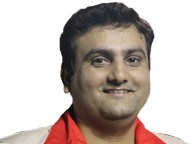
#> input picture LeafImageProcessDemo/Pics/my.jpg, 194 x 144 px
$ python eyedetect1.py
#> lines starting #> are read from the running program, lines starting #| are printed output that depends on the picture; after the words box and inside, x2 and y2 are one past the last pixel; in counts of white or black regions, pixels touching at a corner belong together
# https://leightley.com/face-and-eye-detection-with-python-static-image/
import numpy as np
import cv2

face_cascade = cv2.CascadeClassifier('haarcascades/haarcascade_frontalface_default.xml')
eye_cascade = cv2.CascadeClassifier('haarcascades/haarcascade_eye.xml')
img = cv2.imread('Pics/my.jpg')
#> img is the input picture: shape (144, 194, 3); mean B, G, R 178.7, 184.3, 196.2
gray = cv2.cvtColor(img, cv2.COLOR_BGR2GRAY)
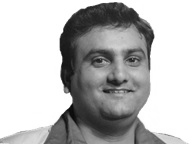
#> gray: shape (144, 194); min 5, max 255, mean 187.2

faces = face_cascade.detectMultiScale(gray, 1.3, 5)
#> faces = [[71, 23, 93, 93]]

for (x, y, w, h) in faces:
    cv2.rectangle(img, (x, y), (x + w, y + h), (255, 0, 0), 2)
    roi_gray = gray[y:y + h, x:x + w]
    roi_color = img[y:y + h, x:x + w]
    eyes = eye_cascade.detectMultiScale(roi_gray)
    for (ex, ey, ew, eh) in eyes:
        cv2.rectangle(roi_color, (ex, ey), (ex + ew, ey + eh), (0, 255, 0), 2)
#> this loop made 1 pass
#> (x, y, w, h, eyes) on pass 1: (71, 23, 93, 93, [[16, 25, 24, 24], [49, 24, 24, 24]])
#> pass 1, `roi_gray = gray[y:y + h, x:x + w]`:
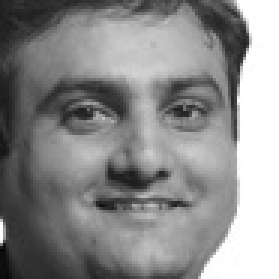
#> roi_gray: shape (93, 93) (shown 3 times larger); min 5, max 255, mean 139
#> pass 1, `roi_color = img[y:y + h, x:x + w]`:
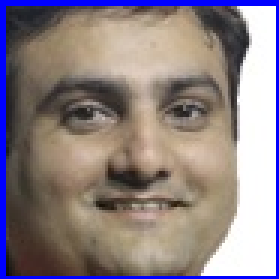
#> roi_color: shape (93, 93, 3) (shown 3 times larger); mean B, G, R 133.1, 129.8, 141.9
#> after the loop:
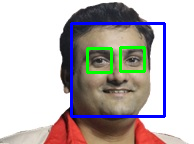
#> img: shape (144, 194, 3); 6.01% of pixels changed, all inside (x1, y1, x2, y2) = (70, 22, 166, 118)
#> after the loop:
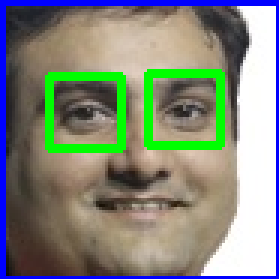
#> roi_color: shape (93, 93, 3) (shown 3 times larger); 6.57% of pixels changed, all inside (x1, y1, x2, y2) = (15, 23, 75, 51)
cv2.imshow('img', img)
cv2.waitKey(0)
cv2.destroyAllWindows()

$ run again, with LeafImageProcessDemo/Pics/sons.jpg copied over LeafImageProcessDemo/Pics/my.jpg
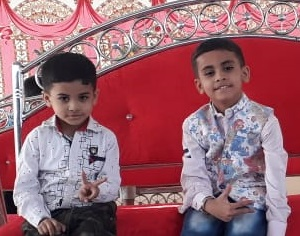
#> input picture LeafImageProcessDemo/Pics/sons.jpg, 300 x 236 px
#> img is the input picture: shape (236, 300, 3); mean B, G, R 112.5, 101.6, 154
#> `gray = cv2.cvtColor(img, cv2.COLOR_BGR2GRAY)`:
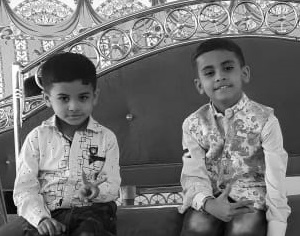
#> gray: shape (236, 300); min 1, max 255, mean 118.5
#> faces = [[48, 80, 50, 50], [192, 48, 56, 56]]
#> the loop `for (x, y, w, h) in faces:` made 2 passes
#> after the loop `for (x, y, w, h) in faces:`:
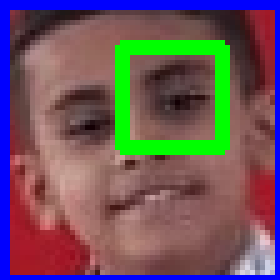
#> roi_color: shape (56, 56, 3) (shown 5 times larger); mean B, G, R 92.9, 86, 107.7

$ run again, with LeafImageProcessDemo/Pics/my2.jpeg copied over LeafImageProcessDemo/Pics/my.jpg
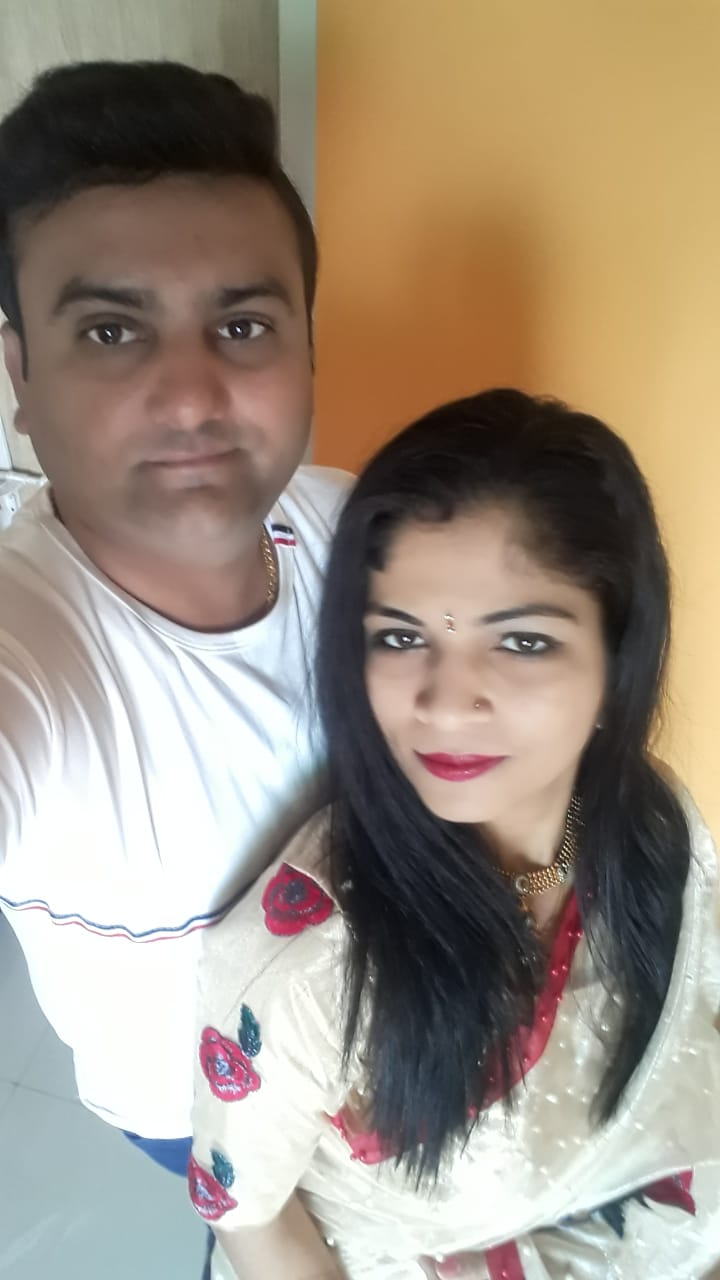
#> input picture LeafImageProcessDemo/Pics/my2.jpeg, 720 x 1280 px
#> img is the input picture: shape (1280, 720, 3); mean B, G, R 128.4, 144, 157.4
#> `gray = cv2.cvtColor(img, cv2.COLOR_BGR2GRAY)`:
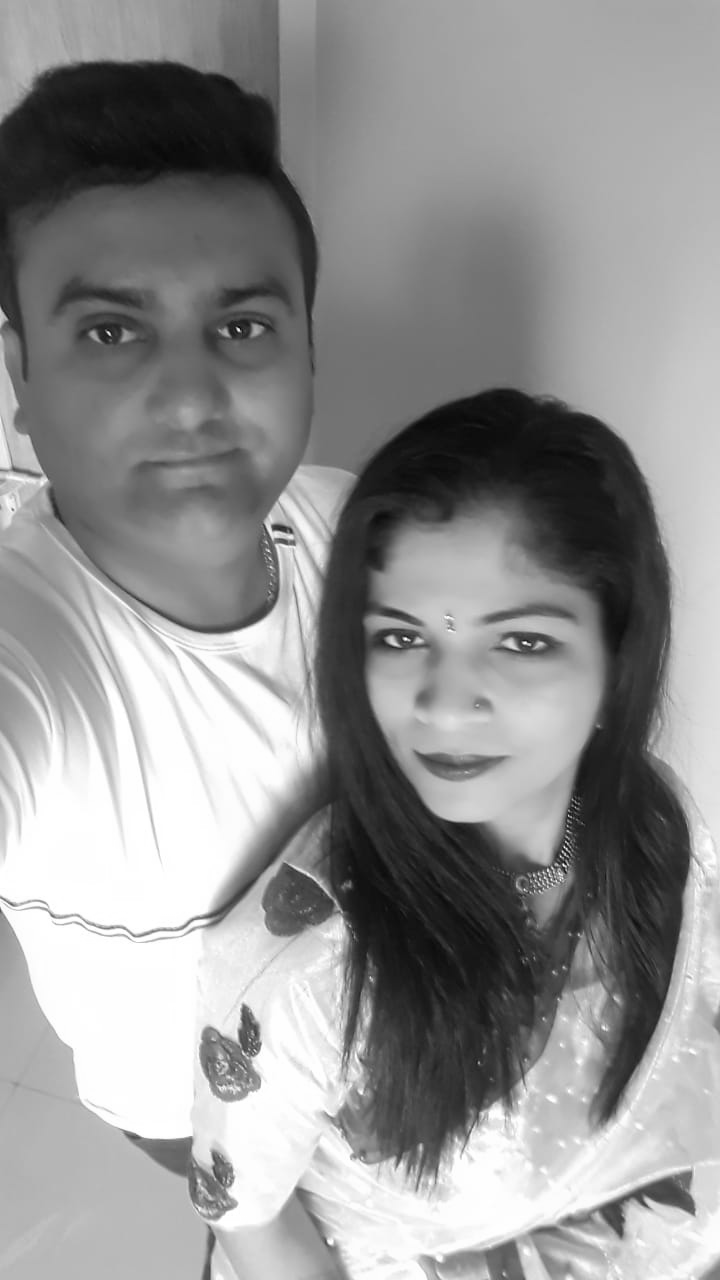
#> gray: shape (1280, 720); min 1, max 255, mean 146.2
#> faces = [[323, 543, 291, 291], [22, 205, 331, 331]]
#> the loop `for (x, y, w, h) in faces:` made 2 passes
#> after the loop `for (x, y, w, h) in faces:`:
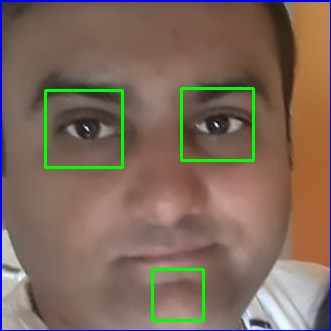
#> roi_color: shape (331, 331, 3); mean B, G, R 90.6, 105.2, 126.1
